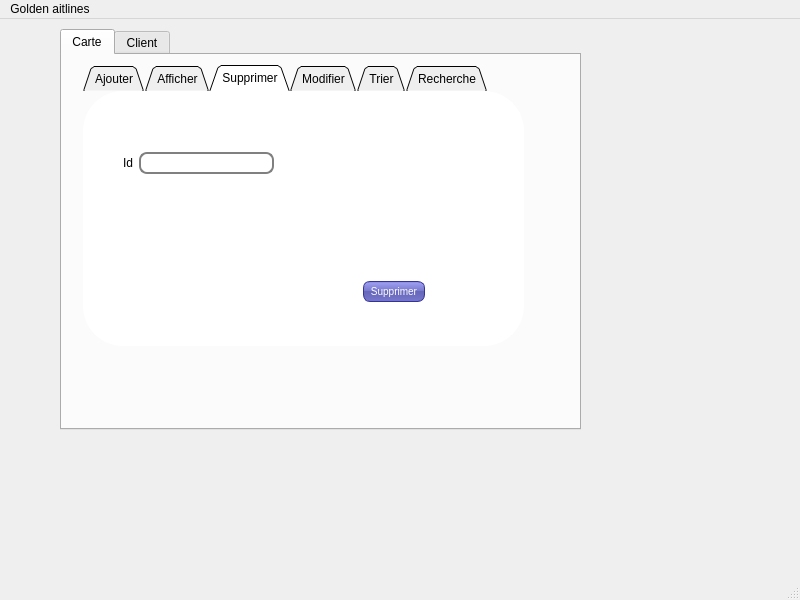
<?xml version="1.0" encoding="UTF-8"?>
<ui version="4.0">
 <class>MainWindow</class>
 <widget class="QMainWindow" name="MainWindow">
  <property name="geometry">
   <rect>
    <x>0</x>
    <y>0</y>
    <width>800</width>
    <height>600</height>
   </rect>
  </property>
  <property name="windowTitle">
   <string>MainWindow</string>
  </property>
  <widget class="QWidget" name="centralwidget">
   <widget class="QTabWidget" name="tabWidget_2">
    <property name="geometry">
     <rect>
      <x>60</x>
      <y>10</y>
      <width>521</width>
      <height>401</height>
     </rect>
    </property>
    <property name="styleSheet">
     <string notr="true">#MyLoginForm {
background: gray;
}


#mainFrame {
border: 3px solid gray;
border-radius: 40px;
background: white;
}</string>
    </property>
    <property name="currentIndex">
     <number>0</number>
    </property>
    <widget class="QWidget" name="tab_4">
     <attribute name="title">
      <string>Carte</string>
     </attribute>
     <widget class="QTabWidget" name="tabWidget">
      <property name="geometry">
       <rect>
        <x>21</x>
        <y>10</y>
        <width>441</width>
        <height>281</height>
       </rect>
      </property>
      <property name="styleSheet">
       <string notr="true">QTabWidget::pane
 {
    background: gray



border: 3px solid gray;
border-radius: 40px;
background: white;

}</string>
      </property>
      <property name="tabShape">
       <enum>QTabWidget::Triangular</enum>
      </property>
      <property name="currentIndex">
       <number>2</number>
      </property>
      <widget class="QWidget" name="tab">
       <attribute name="title">
        <string>Ajouter</string>
       </attribute>
       <widget class="QPushButton" name="pushbutton">
        <property name="geometry">
         <rect>
          <x>300</x>
          <y>200</y>
          <width>62</width>
          <height>21</height>
         </rect>
        </property>
        <property name="styleSheet">
         <string notr="true">QPushButton {
color: white;
background-color: QLinearGradient( x1: 0, y1: 0, x2: 0, y2: 1, stop: 0 #88d, stop: 0.1 #99e, stop: 0.49 #77c, stop: 0.5 #66b, stop: 1 #77c);
border-width: 1px;
border-color: #339;
border-style: solid;
border-radius: 7;
padding: 3px;
font-size: 10px;
padding-left: 5px;
padding-right: 5px;
min-width: 50px;
max-width: 50px;
min-height: 13px;
max-height: 13px;
}</string>
        </property>
        <property name="text">
         <string>Ajouter</string>
        </property>
       </widget>
       <widget class="QLabel" name="label_pic_2">
        <property name="geometry">
         <rect>
          <x>290</x>
          <y>40</y>
          <width>111</width>
          <height>101</height>
         </rect>
        </property>
        <property name="text">
         <string/>
        </property>
       </widget>
       <widget class="QWidget" name="layoutWidget">
        <property name="geometry">
         <rect>
          <x>20</x>
          <y>30</y>
          <width>231</width>
          <height>131</height>
         </rect>
        </property>
        <layout class="QHBoxLayout" name="horizontalLayout">
         <item>
          <layout class="QVBoxLayout" name="verticalLayout">
           <item>
            <widget class="QLabel" name="label_2">
             <property name="text">
              <string>Id</string>
             </property>
            </widget>
           </item>
           <item>
            <widget class="QLabel" name="label">
             <property name="text">
              <string>Type</string>
             </property>
            </widget>
           </item>
           <item>
            <widget class="QLabel" name="label_3">
             <property name="text">
              <string>Points</string>
             </property>
            </widget>
           </item>
           <item>
            <widget class="QLabel" name="label_21">
             <property name="text">
              <string>Id_client</string>
             </property>
            </widget>
           </item>
          </layout>
         </item>
         <item>
          <layout class="QVBoxLayout" name="verticalLayout_2">
           <item>
            <widget class="QLineEdit" name="lineEdit">
             <property name="styleSheet">
              <string notr="true">QLineEdit {
padding: 1px;
border-style: solid;
border: 2px solid gray;
border-radius: 8px;
}</string>
             </property>
            </widget>
           </item>
           <item>
            <widget class="QLineEdit" name="lineEdit_2">
             <property name="styleSheet">
              <string notr="true">QLineEdit {
padding: 1px;
border-style: solid;
border: 2px solid gray;
border-radius: 8px;
}</string>
             </property>
            </widget>
           </item>
           <item>
            <widget class="QLineEdit" name="lineEdit_3">
             <property name="styleSheet">
              <string notr="true">QLineEdit {
padding: 1px;
border-style: solid;
border: 2px solid gray;
border-radius: 8px;
}</string>
             </property>
            </widget>
           </item>
           <item>
            <widget class="QLineEdit" name="lineEdit_20">
             <property name="styleSheet">
              <string notr="true">QLineEdit {
padding: 1px;
border-style: solid;
border: 2px solid gray;
border-radius: 8px;
}</string>
             </property>
            </widget>
           </item>
          </layout>
         </item>
        </layout>
       </widget>
      </widget>
      <widget class="QWidget" name="tab_2">
       <attribute name="title">
        <string>Afficher</string>
       </attribute>
       <widget class="QTableView" name="tabcarte">
        <property name="geometry">
         <rect>
          <x>20</x>
          <y>10</y>
          <width>391</width>
          <height>231</height>
         </rect>
        </property>
       </widget>
      </widget>
      <widget class="QWidget" name="tab_3">
       <attribute name="title">
        <string>Supprimer</string>
       </attribute>
       <widget class="QPushButton" name="pushButton">
        <property name="geometry">
         <rect>
          <x>280</x>
          <y>190</y>
          <width>62</width>
          <height>21</height>
         </rect>
        </property>
        <property name="styleSheet">
         <string notr="true">QPushButton {
color: white;
background-color: QLinearGradient( x1: 0, y1: 0, x2: 0, y2: 1, stop: 0 #88d, stop: 0.1 #99e, stop: 0.49 #77c, stop: 0.5 #66b, stop: 1 #77c);
border-width: 1px;
border-color: #339;
border-style: solid;
border-radius: 7;
padding: 3px;
font-size: 10px;
padding-left: 5px;
padding-right: 5px;
min-width: 50px;
max-width: 50px;
min-height: 13px;
max-height: 13px;
}</string>
        </property>
        <property name="text">
         <string>Supprimer</string>
        </property>
       </widget>
       <widget class="QLabel" name="label_pic_5">
        <property name="geometry">
         <rect>
          <x>250</x>
          <y>40</y>
          <width>131</width>
          <height>111</height>
         </rect>
        </property>
        <property name="text">
         <string/>
        </property>
       </widget>
       <widget class="QWidget" name="layoutWidget">
        <property name="geometry">
         <rect>
          <x>40</x>
          <y>60</y>
          <width>151</width>
          <height>24</height>
         </rect>
        </property>
        <layout class="QHBoxLayout" name="horizontalLayout_2">
         <item>
          <widget class="QLabel" name="label_4">
           <property name="text">
            <string>Id</string>
           </property>
          </widget>
         </item>
         <item>
          <widget class="QLineEdit" name="lineEdit_supp">
           <property name="styleSheet">
            <string notr="true">QLineEdit {
padding: 1px;
border-style: solid;
border: 2px solid gray;
border-radius: 8px;
}</string>
           </property>
          </widget>
         </item>
        </layout>
       </widget>
      </widget>
      <widget class="QWidget" name="tab_10">
       <attribute name="title">
        <string>Modifier</string>
       </attribute>
       <widget class="QPushButton" name="pushButton_5">
        <property name="geometry">
         <rect>
          <x>310</x>
          <y>220</y>
          <width>62</width>
          <height>21</height>
         </rect>
        </property>
        <property name="styleSheet">
         <string notr="true">QPushButton {
color: white;
background-color: QLinearGradient( x1: 0, y1: 0, x2: 0, y2: 1, stop: 0 #88d, stop: 0.1 #99e, stop: 0.49 #77c, stop: 0.5 #66b, stop: 1 #77c);
border-width: 1px;
border-color: #339;
border-style: solid;
border-radius: 7;
padding: 3px;
font-size: 10px;
padding-left: 5px;
padding-right: 5px;
min-width: 50px;
max-width: 50px;
min-height: 13px;
max-height: 13px;
}</string>
        </property>
        <property name="text">
         <string>Modifier</string>
        </property>
       </widget>
       <widget class="QLabel" name="label_pic_6">
        <property name="geometry">
         <rect>
          <x>290</x>
          <y>30</y>
          <width>121</width>
          <height>111</height>
         </rect>
        </property>
        <property name="text">
         <string/>
        </property>
       </widget>
       <widget class="QWidget" name="layoutWidget">
        <property name="geometry">
         <rect>
          <x>30</x>
          <y>20</y>
          <width>221</width>
          <height>121</height>
         </rect>
        </property>
        <layout class="QHBoxLayout" name="horizontalLayout_5">
         <item>
          <layout class="QVBoxLayout" name="verticalLayout_6">
           <item>
            <widget class="QLabel" name="label_16">
             <property name="text">
              <string>ID</string>
             </property>
            </widget>
           </item>
           <item>
            <widget class="QLabel" name="label_17">
             <property name="text">
              <string>Type</string>
             </property>
            </widget>
           </item>
           <item>
            <widget class="QLabel" name="label_18">
             <property name="text">
              <string>Points</string>
             </property>
            </widget>
           </item>
          </layout>
         </item>
         <item>
          <layout class="QVBoxLayout" name="verticalLayout_5">
           <item>
            <widget class="QLineEdit" name="lineEdit_15">
             <property name="styleSheet">
              <string notr="true">QLineEdit {
padding: 1px;
border-style: solid;
border: 2px solid gray;
border-radius: 8px;
}</string>
             </property>
            </widget>
           </item>
           <item>
            <widget class="QLineEdit" name="lineEdit_16">
             <property name="styleSheet">
              <string notr="true">QLineEdit {
padding: 1px;
border-style: solid;
border: 2px solid gray;
border-radius: 8px;
}</string>
             </property>
            </widget>
           </item>
           <item>
            <widget class="QLineEdit" name="lineEdit_17">
             <property name="styleSheet">
              <string notr="true">QLineEdit {
padding: 1px;
border-style: solid;
border: 2px solid gray;
border-radius: 8px;
}</string>
             </property>
            </widget>
           </item>
          </layout>
         </item>
        </layout>
       </widget>
      </widget>
      <widget class="QWidget" name="tab_11">
       <attribute name="title">
        <string>Trier</string>
       </attribute>
       <widget class="QTableView" name="tabcartetri">
        <property name="geometry">
         <rect>
          <x>15</x>
          <y>11</y>
          <width>401</width>
          <height>231</height>
         </rect>
        </property>
       </widget>
      </widget>
      <widget class="QWidget" name="tab_13">
       <attribute name="title">
        <string>Recherche</string>
       </attribute>
       <widget class="QTableView" name="tabcarterecherche">
        <property name="geometry">
         <rect>
          <x>160</x>
          <y>20</y>
          <width>256</width>
          <height>192</height>
         </rect>
        </property>
       </widget>
       <widget class="QLabel" name="label_19">
        <property name="geometry">
         <rect>
          <x>30</x>
          <y>40</y>
          <width>47</width>
          <height>13</height>
         </rect>
        </property>
        <property name="text">
         <string>ID</string>
        </property>
       </widget>
       <widget class="QLineEdit" name="lineEdit_18">
        <property name="geometry">
         <rect>
          <x>10</x>
          <y>70</y>
          <width>113</width>
          <height>20</height>
         </rect>
        </property>
        <property name="styleSheet">
         <string notr="true">QLineEdit {
padding: 1px;
border-style: solid;
border: 2px solid gray;
border-radius: 8px;
}</string>
        </property>
       </widget>
       <widget class="QPushButton" name="pushButton_6">
        <property name="geometry">
         <rect>
          <x>30</x>
          <y>150</y>
          <width>62</width>
          <height>21</height>
         </rect>
        </property>
        <property name="styleSheet">
         <string notr="true">QPushButton {
color: white;
background-color: QLinearGradient( x1: 0, y1: 0, x2: 0, y2: 1, stop: 0 #88d, stop: 0.1 #99e, stop: 0.49 #77c, stop: 0.5 #66b, stop: 1 #77c);
border-width: 1px;
border-color: #339;
border-style: solid;
border-radius: 7;
padding: 3px;
font-size: 10px;
padding-left: 5px;
padding-right: 5px;
min-width: 50px;
max-width: 50px;
min-height: 13px;
max-height: 13px;
}</string>
        </property>
        <property name="text">
         <string>Recherche</string>
        </property>
       </widget>
      </widget>
     </widget>
    </widget>
    <widget class="QWidget" name="tab_5">
     <attribute name="title">
      <string>Client</string>
     </attribute>
     <widget class="QTabWidget" name="tabWidget_3">
      <property name="geometry">
       <rect>
        <x>20</x>
        <y>20</y>
        <width>481</width>
        <height>341</height>
       </rect>
      </property>
      <property name="styleSheet">
       <string notr="true">QTabWidget::pane {
    border: 1px solid #444;
    top: 1px;
}</string>
      </property>
      <property name="tabShape">
       <enum>QTabWidget::Triangular</enum>
      </property>
      <property name="currentIndex">
       <number>0</number>
      </property>
      <widget class="QWidget" name="tab_6">
       <attribute name="title">
        <string>Ajouter</string>
       </attribute>
       <widget class="QPushButton" name="pushButton_3">
        <property name="geometry">
         <rect>
          <x>270</x>
          <y>170</y>
          <width>62</width>
          <height>21</height>
         </rect>
        </property>
        <property name="styleSheet">
         <string notr="true">QPushButton {
color: white;
background-color: QLinearGradient( x1: 0, y1: 0, x2: 0, y2: 1, stop: 0 #88d, stop: 0.1 #99e, stop: 0.49 #77c, stop: 0.5 #66b, stop: 1 #77c);
border-width: 1px;
border-color: #339;
border-style: solid;
border-radius: 7;
padding: 3px;
font-size: 10px;
padding-left: 5px;
padding-right: 5px;
min-width: 50px;
max-width: 50px;
min-height: 13px;
max-height: 13px;
}</string>
        </property>
        <property name="text">
         <string>Ajouter</string>
        </property>
       </widget>
       <widget class="QLabel" name="label_pic">
        <property name="geometry">
         <rect>
          <x>270</x>
          <y>40</y>
          <width>111</width>
          <height>111</height>
         </rect>
        </property>
        <property name="text">
         <string/>
        </property>
       </widget>
       <widget class="QWidget" name="layoutWidget">
        <property name="geometry">
         <rect>
          <x>40</x>
          <y>20</y>
          <width>198</width>
          <height>138</height>
         </rect>
        </property>
        <layout class="QHBoxLayout" name="horizontalLayout_6">
         <item>
          <layout class="QVBoxLayout" name="verticalLayout_8">
           <item>
            <widget class="QLabel" name="label_5">
             <property name="text">
              <string>Num</string>
             </property>
            </widget>
           </item>
           <item>
            <widget class="QLabel" name="label_6">
             <property name="text">
              <string>Nom</string>
             </property>
            </widget>
           </item>
           <item>
            <widget class="QLabel" name="label_7">
             <property name="text">
              <string>Prenom</string>
             </property>
            </widget>
           </item>
           <item>
            <widget class="QLabel" name="label_8">
             <property name="text">
              <string>Adresse</string>
             </property>
            </widget>
           </item>
           <item>
            <widget class="QLabel" name="label_9">
             <property name="text">
              <string>Date_naiss</string>
             </property>
            </widget>
           </item>
          </layout>
         </item>
         <item>
          <layout class="QVBoxLayout" name="verticalLayout_7">
           <item>
            <widget class="QLineEdit" name="lineEdit_4">
             <property name="styleSheet">
              <string notr="true">QLineEdit {
padding: 1px;
border-style: solid;
border: 2px solid gray;
border-radius: 8px;
}</string>
             </property>
            </widget>
           </item>
           <item>
            <widget class="QLineEdit" name="lineEdit_5">
             <property name="styleSheet">
              <string notr="true">QLineEdit {
padding: 1px;
border-style: solid;
border: 2px solid gray;
border-radius: 8px;
}</string>
             </property>
            </widget>
           </item>
           <item>
            <widget class="QLineEdit" name="lineEdit_6">
             <property name="styleSheet">
              <string notr="true">QLineEdit {
padding: 1px;
border-style: solid;
border: 2px solid gray;
border-radius: 8px;
}</string>
             </property>
            </widget>
           </item>
           <item>
            <widget class="QLineEdit" name="lineEdit_7">
             <property name="styleSheet">
              <string notr="true">QLineEdit {
padding: 1px;
border-style: solid;
border: 2px solid gray;
border-radius: 8px;
}</string>
             </property>
            </widget>
           </item>
           <item>
            <widget class="QLineEdit" name="lineEdit_8">
             <property name="styleSheet">
              <string notr="true">QLineEdit {
padding: 1px;
border-style: solid;
border: 2px solid gray;
border-radius: 8px;
}</string>
             </property>
            </widget>
           </item>
          </layout>
         </item>
        </layout>
       </widget>
      </widget>
      <widget class="QWidget" name="tab_7">
       <attribute name="title">
        <string>Afficher</string>
       </attribute>
       <widget class="QTableView" name="tabclient">
        <property name="geometry">
         <rect>
          <x>20</x>
          <y>10</y>
          <width>361</width>
          <height>211</height>
         </rect>
        </property>
       </widget>
      </widget>
      <widget class="QWidget" name="tab_8">
       <attribute name="title">
        <string>Supprimer</string>
       </attribute>
       <widget class="QPushButton" name="pushButton_2">
        <property name="geometry">
         <rect>
          <x>270</x>
          <y>170</y>
          <width>62</width>
          <height>21</height>
         </rect>
        </property>
        <property name="styleSheet">
         <string notr="true">QPushButton {
color: white;
background-color: QLinearGradient( x1: 0, y1: 0, x2: 0, y2: 1, stop: 0 #88d, stop: 0.1 #99e, stop: 0.49 #77c, stop: 0.5 #66b, stop: 1 #77c);
border-width: 1px;
border-color: #339;
border-style: solid;
border-radius: 7;
padding: 3px;
font-size: 10px;
padding-left: 5px;
padding-right: 5px;
min-width: 50px;
max-width: 50px;
min-height: 13px;
max-height: 13px;
}</string>
        </property>
        <property name="text">
         <string>Supprimer</string>
        </property>
       </widget>
       <widget class="QLabel" name="label_pic_3">
        <property name="geometry">
         <rect>
          <x>230</x>
          <y>30</y>
          <width>131</width>
          <height>121</height>
         </rect>
        </property>
        <property name="text">
         <string/>
        </property>
       </widget>
       <widget class="QWidget" name="layoutWidget">
        <property name="geometry">
         <rect>
          <x>40</x>
          <y>50</y>
          <width>152</width>
          <height>24</height>
         </rect>
        </property>
        <layout class="QHBoxLayout" name="horizontalLayout_7">
         <item>
          <widget class="QLabel" name="label_10">
           <property name="text">
            <string>ID</string>
           </property>
          </widget>
         </item>
         <item>
          <widget class="QLineEdit" name="lineEdit_9">
           <property name="styleSheet">
            <string notr="true">QLineEdit {
padding: 1px;
border-style: solid;
border: 2px solid gray;
border-radius: 8px;
}</string>
           </property>
          </widget>
         </item>
        </layout>
       </widget>
      </widget>
      <widget class="QWidget" name="tab_9">
       <attribute name="title">
        <string>Modifier</string>
       </attribute>
       <widget class="QPushButton" name="pushButton_4">
        <property name="geometry">
         <rect>
          <x>270</x>
          <y>200</y>
          <width>62</width>
          <height>21</height>
         </rect>
        </property>
        <property name="styleSheet">
         <string notr="true">QPushButton {
color: white;
background-color: QLinearGradient( x1: 0, y1: 0, x2: 0, y2: 1, stop: 0 #88d, stop: 0.1 #99e, stop: 0.49 #77c, stop: 0.5 #66b, stop: 1 #77c);
border-width: 1px;
border-color: #339;
border-style: solid;
border-radius: 7;
padding: 3px;
font-size: 10px;
padding-left: 5px;
padding-right: 5px;
min-width: 50px;
max-width: 50px;
min-height: 13px;
max-height: 13px;
}</string>
        </property>
        <property name="text">
         <string>Modifier</string>
        </property>
       </widget>
       <widget class="QLabel" name="label_pic_7">
        <property name="geometry">
         <rect>
          <x>250</x>
          <y>30</y>
          <width>111</width>
          <height>111</height>
         </rect>
        </property>
        <property name="text">
         <string/>
        </property>
       </widget>
       <widget class="QWidget" name="layoutWidget">
        <property name="geometry">
         <rect>
          <x>10</x>
          <y>20</y>
          <width>210</width>
          <height>138</height>
         </rect>
        </property>
        <layout class="QHBoxLayout" name="horizontalLayout_8">
         <item>
          <layout class="QVBoxLayout" name="verticalLayout_10">
           <item>
            <widget class="QLabel" name="label_11">
             <property name="text">
              <string>ID</string>
             </property>
            </widget>
           </item>
           <item>
            <widget class="QLabel" name="label_12">
             <property name="text">
              <string>Nom</string>
             </property>
            </widget>
           </item>
           <item>
            <widget class="QLabel" name="label_13">
             <property name="text">
              <string>Prenom</string>
             </property>
            </widget>
           </item>
           <item>
            <widget class="QLabel" name="label_14">
             <property name="text">
              <string>Adresse</string>
             </property>
            </widget>
           </item>
           <item>
            <widget class="QLabel" name="label_15">
             <property name="text">
              <string>Date de naiss</string>
             </property>
            </widget>
           </item>
          </layout>
         </item>
         <item>
          <layout class="QVBoxLayout" name="verticalLayout_9">
           <item>
            <widget class="QLineEdit" name="lineEdit_10">
             <property name="styleSheet">
              <string notr="true">QLineEdit {
padding: 1px;
border-style: solid;
border: 2px solid gray;
border-radius: 8px;
}</string>
             </property>
            </widget>
           </item>
           <item>
            <widget class="QLineEdit" name="lineEdit_11">
             <property name="styleSheet">
              <string notr="true">QLineEdit {
padding: 1px;
border-style: solid;
border: 2px solid gray;
border-radius: 8px;
}</string>
             </property>
            </widget>
           </item>
           <item>
            <widget class="QLineEdit" name="lineEdit_12">
             <property name="styleSheet">
              <string notr="true">QLineEdit {
padding: 1px;
border-style: solid;
border: 2px solid gray;
border-radius: 8px;
}</string>
             </property>
            </widget>
           </item>
           <item>
            <widget class="QLineEdit" name="lineEdit_13">
             <property name="styleSheet">
              <string notr="true">QLineEdit {
padding: 1px;
border-style: solid;
border: 2px solid gray;
border-radius: 8px;
}</string>
             </property>
            </widget>
           </item>
           <item>
            <widget class="QLineEdit" name="lineEdit_14">
             <property name="autoFillBackground">
              <bool>false</bool>
             </property>
             <property name="styleSheet">
              <string notr="true">QLineEdit {
padding: 1px;
border-style: solid;
border: 2px solid gray;
border-radius: 8px;
}</string>
             </property>
            </widget>
           </item>
          </layout>
         </item>
        </layout>
       </widget>
      </widget>
      <widget class="QWidget" name="tab_12">
       <attribute name="title">
        <string>Trier</string>
       </attribute>
       <widget class="QTableView" name="tabclient2">
        <property name="geometry">
         <rect>
          <x>10</x>
          <y>11</y>
          <width>371</width>
          <height>211</height>
         </rect>
        </property>
       </widget>
      </widget>
      <widget class="QWidget" name="tab_14">
       <attribute name="title">
        <string>Rechercher</string>
       </attribute>
       <widget class="QPushButton" name="pushButton_7">
        <property name="geometry">
         <rect>
          <x>20</x>
          <y>100</y>
          <width>75</width>
          <height>23</height>
         </rect>
        </property>
        <property name="text">
         <string>Rechercher</string>
        </property>
       </widget>
       <widget class="QTableView" name="tableclientrechercher">
        <property name="geometry">
         <rect>
          <x>200</x>
          <y>30</y>
          <width>256</width>
          <height>192</height>
         </rect>
        </property>
       </widget>
       <widget class="QWidget" name="layoutWidget">
        <property name="geometry">
         <rect>
          <x>0</x>
          <y>0</y>
          <width>152</width>
          <height>73</height>
         </rect>
        </property>
        <layout class="QHBoxLayout" name="horizontalLayout_3">
         <item>
          <widget class="QLabel" name="label_20">
           <property name="text">
            <string>ID</string>
           </property>
          </widget>
         </item>
         <item>
          <widget class="QLineEdit" name="lineEdit_19"/>
         </item>
        </layout>
       </widget>
      </widget>
      <widget class="QWidget" name="tab_15">
       <attribute name="title">
        <string>statistique</string>
       </attribute>
       <widget class="QCustomPlot" name="customPlot" native="true">
        <property name="geometry">
         <rect>
          <x>10</x>
          <y>10</y>
          <width>451</width>
          <height>301</height>
         </rect>
        </property>
       </widget>
      </widget>
     </widget>
    </widget>
   </widget>
  </widget>
  <widget class="QMenuBar" name="menubar">
   <property name="geometry">
    <rect>
     <x>0</x>
     <y>0</y>
     <width>800</width>
     <height>21</height>
    </rect>
   </property>
   <widget class="QMenu" name="menuGestion_des_cartes">
    <property name="title">
     <string>Golden aitlines</string>
    </property>
   </widget>
   <addaction name="menuGestion_des_cartes"/>
  </widget>
  <widget class="QStatusBar" name="statusbar"/>
 </widget>
 <customwidgets>
  <customwidget>
   <class>QCustomPlot</class>
   <extends>QWidget</extends>
   <header>qcustomplot.h</header>
   <container>1</container>
  </customwidget>
 </customwidgets>
 <resources/>
 <connections/>
</ui>
